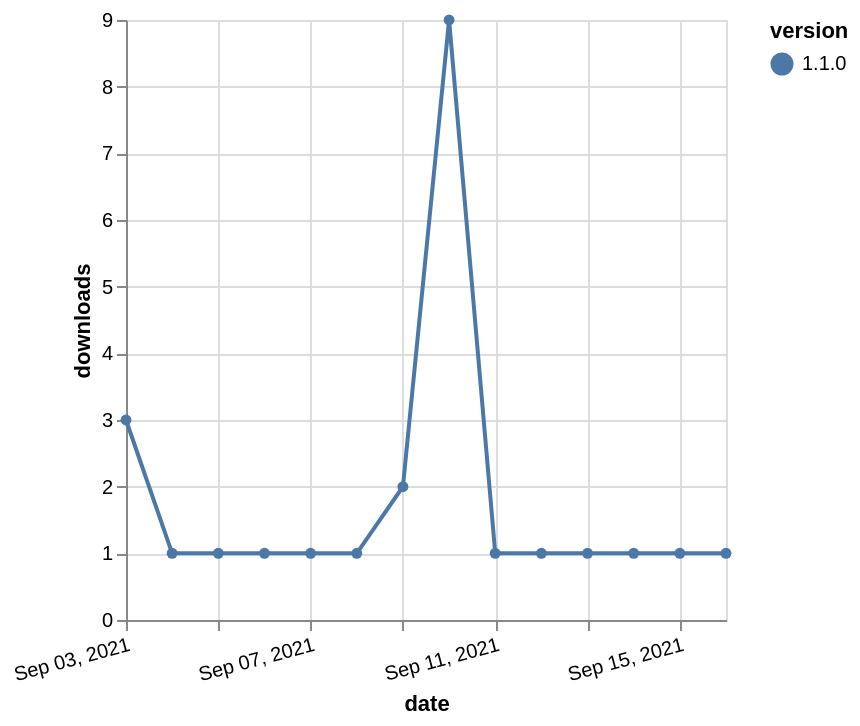

Here is the Vega-Lite specification saved for this chart:
### Vega-Lite specification from a JSON file in a GitHub repository (floating-point values rounded to 4 significant figures)
{"$schema": "https://vega.github.io/schema/vega-lite/v5.json", "description": "A simple bar chart with embedded data.", "data": {"values": [{"date": "2021-09-03", "total": 646, "delta": 3, "version": "1.1.0"}, {"date": "2021-09-04", "total": 647, "delta": 1, "version": "1.1.0"}, {"date": "2021-09-05", "total": 648, "delta": 1, "version": "1.1.0"}, {"date": "2021-09-06", "total": 649, "delta": 1, "version": "1.1.0"}, {"date": "2021-09-07", "total": 650, "delta": 1, "version": "1.1.0"}, {"date": "2021-09-08", "total": 651, "delta": 1, "version": "1.1.0"}, {"date": "2021-09-09", "total": 653, "delta": 2, "version": "1.1.0"}, {"date": "2021-09-10", "total": 662, "delta": 9, "version": "1.1.0"}, {"date": "2021-09-11", "total": 663, "delta": 1, "version": "1.1.0"}, {"date": "2021-09-12", "total": 664, "delta": 1, "version": "1.1.0"}, {"date": "2021-09-13", "total": 665, "delta": 1, "version": "1.1.0"}, {"date": "2021-09-14", "total": 666, "delta": 1, "version": "1.1.0"}, {"date": "2021-09-15", "total": 667, "delta": 1, "version": "1.1.0"}, {"date": "2021-09-16", "total": 668, "delta": 1, "version": "1.1.0"}]}, "width": "container", "mark": {"type": "line", "point": {"filled": true}}, "encoding": {"x": {"field": "date", "type": "temporal", "timeUnit": "yearmonthdate", "title": "date", "axis": {"labelAngle": -15}}, "y": {"field": "delta", "type": "quantitative", "title": "downloads"}, "color": {"field": "version", "type": "nominal"}, "tooltip": {"field": "delta"}}}
